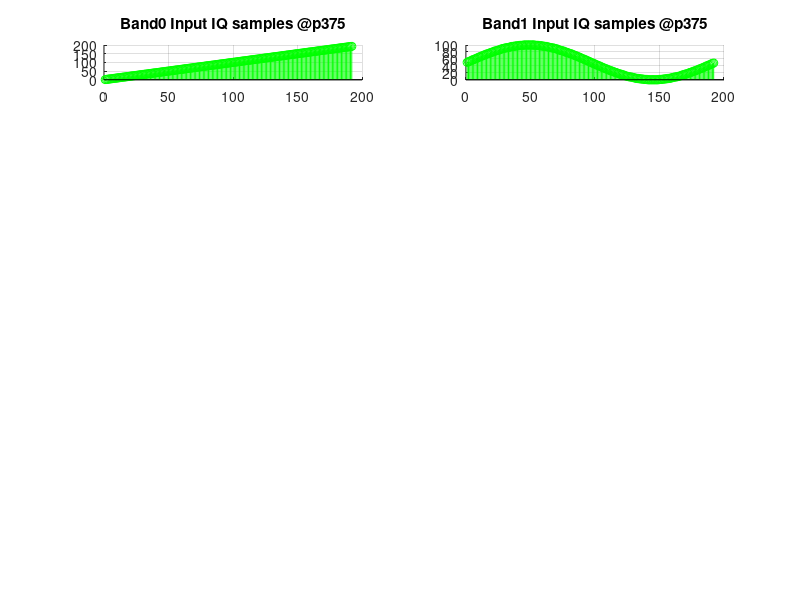

Source code (MATLAB): (Note: this script raises an error after producing the figure.)
% %%%%%%%%%%%%%%%%%%%%%%%%%%%%%%%%%%%%%%%%%%%%%%%%%%%%%%%%%%%%%%%%%%%%%%%%%%%%%%%
% Project     : ABC
% Author      : Hari (haridas.p@intel.com)
% Date        : 20 Mar 2024
% Brief       : This program is to generate input and output sample files for VHA
%               dual band modulation testing at p375 Gsps
% %%%%%%%%%%%%%%%%%%%%%%%%%%%%%%%%%%%%%%%%%%%%%%%%%%%%%%%%%%%%%%%%%%%%%%%%%%%%%%%

clc;
clear;
close all;

num_vectors = 6;
num_samples_per_vector = 32;
num_samples = num_vectors * num_samples_per_vector;

for i = 1:num_samples
    band0_input_iq(i) = i;        % ramp
end
fs = num_samples;
dt = 1/fs;
st = 1;
t = 0:dt:st-dt;
band1_input_iq1 = 50 * (1 + sin(2 * pi * t));
band1_input_iq = int32(band1_input_iq1);

figure('Name', 'Modulation');
n1 = 1:1:num_samples;
subplot(7, 2, 1); grid on; hold on;
stem(n1, band0_input_iq, 'green'); title("Band0 Input IQ samples @p375");
subplot(7, 2, 2); grid on; hold on;
stem(n1, band1_input_iq, 'green'); title("Band1 Input IQ samples @p375");

% write this into a file which can be sourced while running on FRIO
fileId = fopen("input_samples/modulation/band0_dual_band_modulation_p375.txt", "w");
fprintf(fileId, "%08x\n", bitshift(band0_input_iq, 16));
fclose(fileId);
fileId = fopen("input_samples/modulation/band1_dual_band_modulation_p375.txt", "w");
fprintf(fileId, "%08x\n", bitshift(band1_input_iq, 16));
fclose(fileId);

% input_iq should be scaled down before giving as input to the matlab model
scale_factor = 2^-15;
band0_input_iq_to_duc = (band0_input_iq * scale_factor);
band1_input_iq_to_duc = (band1_input_iq1 * scale_factor);

% enable w1, w2
config.vha_hbf_stages = [1 1 0 0];

% now do an interpolation
band0_output_iq_from_duc = vha_interpolate(band0_input_iq_to_duc, config);
band1_output_iq_from_duc = vha_interpolate(band1_input_iq_to_duc, config);

% now scale the samples up
scale_factor = 2^15;
n2 = 1:1:(numel(band0_output_iq_from_duc));
subplot(7, 2, 3); grid on; hold on;
stem(n2, (real(band0_output_iq_from_duc * scale_factor)), 'red'); title("DUC band0 Output 1.5Gsps");
stem(n2, (imag(band0_output_iq_from_duc * scale_factor)), 'blue');
n2 = 1:1:(numel(band1_output_iq_from_duc));
subplot(7, 2, 4); grid on; hold on;
stem(n2, (real(band1_output_iq_from_duc * scale_factor)), 'red'); title("DUC band1 Output 1.5Gsps");
stem(n2, (imag(band1_output_iq_from_duc * scale_factor)), 'blue');

% generate cw0 for the modulation freq = 500Mhz, Fs = 1.5Ghz, Fclk = 1.5Ghz
Fclk = 1474000;
Fs   = 1474000;
fout0 = (Fclk / 2);
fprintf("1.5GSPS Modulation\n");
fprintf("fout0 = %d KHz, Fs = %d KHz, Fclk = %d KHz\n", fout0, Fs, Fclk);
cw0 = nco_pp(fout0, Fs, Fclk, length(band0_output_iq_from_duc), 1);   % 1 clk cycles delay
fout1 = (Fclk / 4);
fprintf("fout1 = %d KHz, Fs = %d KHz, Fclk = %d KHz\n", fout1, Fs, Fclk);
cw1 = nco_pp(fout1, Fs, Fclk, length(band1_output_iq_from_duc), 1);   % 1 clk cycles delay
subplot(7, 2, 5); grid on; hold on;
n3 = 1:1:(length(cw0));
stem(n3, real(cw0), 'red'); title("CW0, CW1 @1Gsps");
stem(n3, imag(cw0), 'blue');
stem(n3, real(cw1), 'black');
stem(n3, imag(cw1), 'green');

% now do the modulation and combining
config.vha_bypass = [0 0];
config.vha_conj = [0, 0];
config.active_band = 3;
cw0 = transpose(cw0);
cw1 = transpose(cw1);
[mod_output_1p5g, dummy] = vha_combine(band0_output_iq_from_duc, band1_output_iq_from_duc, cw0, cw1, config);
mod_output_1p5g = mod_output_1p5g * scale_factor;    % scale up the final output

n2 = 1:1:length(mod_output_1p5g);
subplot(7, 2, 6); grid on; hold on;
stem(n2, real(mod_output_1p5g), 'red'); title ("output - 1.5Gsps Modulation");
stem(n2, imag(mod_output_1p5g), 'blue');
mod_output_1p5g_real = dec2hex(real(mod_output_1p5g), 4);
mod_output_1p5g_imag = dec2hex(imag(mod_output_1p5g), 4);
output_1p5g = strcat(mod_output_1p5g_real, mod_output_1p5g_imag);
fileId = fopen("output_samples/modulation/p375/dual_band_modulation_1p5.txt", "w");
for i = 1:length(output_1p5g)
   nbytes = fprintf(fileId,'%8s\n',output_1p5g(i,:));
end
fclose(fileId);

% enable w1, w2, w3
config.vha_hbf_stages = [1 1 1 0];

% now do an interpolation
band0_output_iq_from_duc = vha_interpolate(band0_input_iq_to_duc, config);
band1_output_iq_from_duc = vha_interpolate(band1_input_iq_to_duc, config);

% now scale the samples up
n2 = 1:1:(numel(band0_output_iq_from_duc));
subplot(7, 2, 7); grid on; hold on;
stem(n2, (real(band0_output_iq_from_duc * scale_factor)), 'red'); title("DUC band0 Output 3Gsps");
stem(n2, (imag(band0_output_iq_from_duc * scale_factor)), 'blue');
n2 = 1:1:(numel(band1_output_iq_from_duc));
subplot(7, 2, 8); grid on; hold on;
stem(n2, (real(band1_output_iq_from_duc * scale_factor)), 'red'); title("DUC band1 Output 3Gsps");
stem(n2, (imag(band1_output_iq_from_duc * scale_factor)), 'blue');

% generate cw0 for the modulation freq = 500Mhz, Fs = 3Ghz, Fclk = 1.5Ghz
Fs   = 1474000 * 2;
fprintf("3GSPS Modulation\n");
fprintf("fout0 = %d KHz, Fs = %d KHz, Fclk = %d KHz\n", fout0, Fs, Fclk);
cw0 = nco_pp(fout0, Fs, Fclk, length(band0_output_iq_from_duc), 0);   % 0 clk cycle delay
fprintf("fout1 = %d KHz, Fs = %d KHz, Fclk = %d KHz\n", fout1, Fs, Fclk);
cw1 = nco_pp(fout1, Fs, Fclk, length(band1_output_iq_from_duc), 2);   % 2 clk cycles delay
subplot(7, 2, 9); grid on; hold on;
n3 = 1:1:(length(cw0));
stem(n3, real(cw0), 'red'); title("CW0");
stem(n3, imag(cw0), 'blue');
stem(n3, real(cw1), 'black');
stem(n3, imag(cw1), 'green');

% now do the modulation and combining
config.vha_bypass = [0 0];
config.vha_conj = [0, 0];
config.active_band = 3;
cw0 = transpose(cw0);
cw1 = transpose(cw1);
[mod_output_3g, dummy] = vha_combine(band0_output_iq_from_duc, band1_output_iq_from_duc, cw0, cw1, config);
mod_output_3g = mod_output_3g * scale_factor;    % scale up the final output

n2 = 1:1:length(mod_output_3g);
subplot(7, 2, 10); grid on; hold on;
stem(n2, real(mod_output_3g), 'red'); title ("Output - 3Gsps Modulation");
stem(n2, imag(mod_output_3g), 'blue');
mod_output_3g_real = dec2hex(real(mod_output_3g), 4);
mod_output_3g_imag = dec2hex(imag(mod_output_3g), 4);
output_3g = strcat(mod_output_3g_real, mod_output_3g_imag);
fileId = fopen("output_samples/modulation/p375/dual_band_modulation_3.txt", "w");
for i = 1:length(output_3g)
   nbytes = fprintf(fileId,'%8s\n',output_3g(i,:));
end
fclose(fileId);

% enable w1, w2, w3, w4
config.vha_hbf_stages = [1 1 1 1];

% now do an interpolation
band0_output_iq_from_duc = vha_interpolate(band0_input_iq_to_duc, config);
band1_output_iq_from_duc = vha_interpolate(band1_input_iq_to_duc, config);

% now scale the samples up
n2 = 1:1:(numel(band0_output_iq_from_duc));
subplot(7, 2, 11); grid on; hold on;
stem(n2, (real(band0_output_iq_from_duc * scale_factor)), 'red'); title("DUC band0 Output 4Gsps");
stem(n2, (imag(band0_output_iq_from_duc * scale_factor)), 'blue');
n2 = 1:1:(numel(band1_output_iq_from_duc));
subplot(7, 2, 12); grid on; hold on;
stem(n2, (real(band1_output_iq_from_duc * scale_factor)), 'red'); title("DUC band1 Output 4Gsps");
stem(n2, (imag(band1_output_iq_from_duc * scale_factor)), 'blue');

% generate cw0 for the modulation freq = 500Mhz, Fs = 4Ghz, Fclk = 1.5Ghz
Fs   = 1474000 * 4;
fprintf("6GSPS Modulation\n");
fprintf("fout0 = %d KHz, Fs = %d KHz, Fclk = %d KHz\n", fout0, Fs, Fclk);
cw0 = nco_pp(fout0, Fs, Fclk, length(band0_output_iq_from_duc), 1);   % 1 clk cycle delay
fout1 = fout0;
fprintf("fout1 = %d KHz, Fs = %d KHz, Fclk = %d KHz\n", fout1, Fs, Fclk);
cw1 = nco_pp(fout1, Fs, Fclk, length(band1_output_iq_from_duc), 3);   % 3 clk cycles delay
n3 = 1:1:(length(cw0));
subplot(7, 2, 13); grid on; hold on;
stem(n3, real(cw0), 'red'); title("CW0 + 1");
stem(n3, imag(cw0), 'blue');

% now do the modulation and combining
config.vha_bypass = [0 0];
config.vha_conj = [0, 0];
config.active_band = 3;
cw0 = transpose(cw0);
cw1 = transpose(cw1);
[mod_output_6g, dummy] = vha_combine(band0_output_iq_from_duc, band1_output_iq_from_duc, cw0, cw0, config);
mod_output_6g = mod_output_6g * scale_factor;    % scale up the final output

n2 = 1:1:length(mod_output_6g);
subplot(7, 2, 14); grid on; hold on;
stem(n2, real(mod_output_6g), 'red'); title ("Output - 4Gsps Modulation");
stem(n2, imag(mod_output_6g), 'blue');
mod_output_6g_real = dec2hex(real(mod_output_6g), 4);
mod_output_6g_imag = dec2hex(imag(mod_output_6g), 4);
output_6g = strcat(mod_output_6g_real, mod_output_6g_imag);
fileId = fopen("output_samples/modulation/p375/dual_band_modulation_6.txt", "w");
for i = 1:length(output_6g)
   nbytes = fprintf(fileId,'%8s\n',output_6g(i,:));
end
fclose(fileId);
